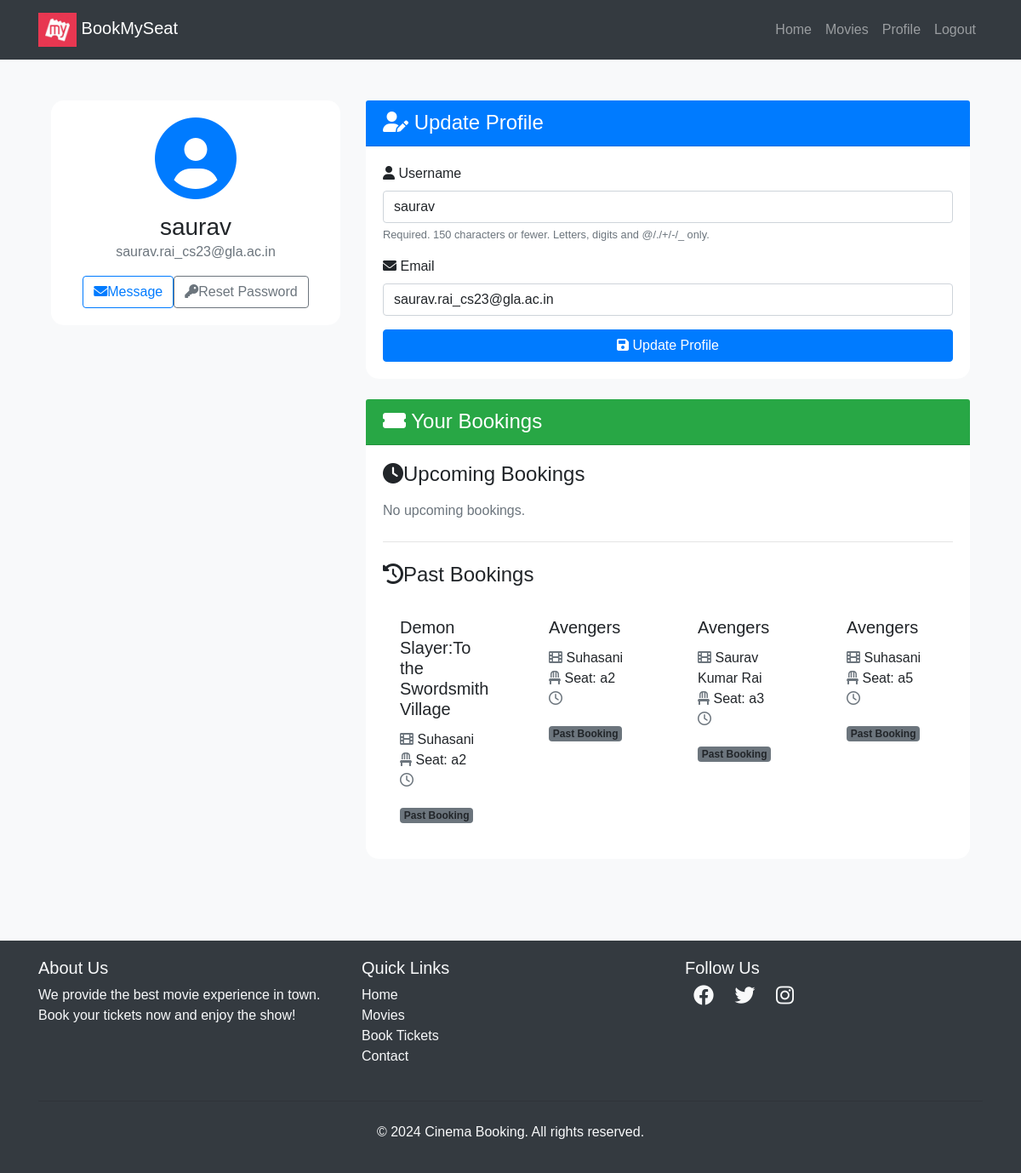
The page /users/profile/ (signed in) on the database its author committed.
### movies/models.py (models this page shows, shortened)
class Booking(models.Model):
    user = models.ForeignKey(User, on_delete=models.CASCADE)
    seat = models.OneToOneField(Seat, on_delete=models.CASCADE)
    movie = models.ForeignKey(Movie, on_delete=models.CASCADE)
    theater = models.ForeignKey(Theater, on_delete=models.CASCADE)
    booked_at = models.DateTimeField(auto_now_add=True)
    price = models.DecimalField(max_digits=6, decimal_places=2, default=0.00)  # ← Add this line

class Movie(models.Model):
    name= models.CharField(max_length=255)
    image= models.ImageField(upload_to="movies/")
    rating = models.DecimalField(max_digits=3,decimal_places=1)
    cast= models.TextField()
    description= models.TextField(blank=True,null=True) # optional

class Theater(models.Model):
    name = models.CharField(max_length=255)
    movie = models.ForeignKey(Movie,on_delete=models.CASCADE,related_name='theaters')
    time= models.DateTimeField()

class Seat(models.Model):
    theater = models.ForeignKey(Theater, on_delete=models.CASCADE, related_name='seats')
    seat_number = models.CharField(max_length=10)
    is_booked = models.BooleanField(default=False)
    price = models.DecimalField(max_digits=6, decimal_places=2, default=0.00)  # ← Add this line

### users/views.py (the view)
# urls.py: path('profile/', profile, name='profile'),
@login_required
def profile(request):
    now = datetime.now()
    all_bookings = Booking.objects.filter(user=request.user).select_related('theater', 'movie', 'seat')
    upcoming_bookings = Booking.objects.filter(user=request.user, theater__time__gte=timezone.now())
    past_bookings = Booking.objects.filter(user=request.user, theater__time__lt=timezone.now())
    if request.method == 'POST':
        u_form = UserUpdateForm(request.POST, instance=request.user)
        if u_form.is_valid():
            u_form.save()
            return redirect('profile')
    else:
        u_form = UserUpdateForm(instance=request.user)
    return render(request, 'users/profile.html', {
        'u_form': u_form,
        'upcoming_bookings': upcoming_bookings,
        'past_bookings': past_bookings
    })

### users/forms.py
class UserUpdateForm(forms.ModelForm):
    email = forms.EmailField()
    class Meta:
        model = User
        fields = ['username', 'email']

### templates/users/profile.html (shortened to what this page needs)
{% extends "users/basic.html" %} {% block content %}
<div class="container py-5">
  <div class="row">
    <div class="col-lg-4 mb-4">
      <div class="card shadow">
        <div class="card-body text-center">
          <div class="mb-3">
            <i class="fas fa-user-circle fa-6x text-primary"></i>
          </div>
          <h3 class="card-title mb-0">{{ user.username }}</h3>
          <p class="text-muted mb-3">{{ user.email }}</p>
          <div class="d-flex justify-content-center">
            <a href="#" class="btn btn-outline-primary me-2"><i class="fas fa-envelope me-2"></i>Message</a>
            <a href="{% url 'password_reset' %}" class="btn btn-outline-secondary"><i class="fas fa-key me-2"></i>Reset Password</a>
          </div>
        </div>
      </div>
    </div>
    <div class="col-lg-8">
      <div class="card shadow mb-4">
        <div class="card-header bg-primary text-white">
          <h4 class="mb-0"><i class="fas fa-user-edit me-2"></i> Update Profile</h4>
        </div>
        <div class="card-body">
          <form method="POST">
            {% for field in u_form %}
              <div class="mb-3">
                <label for="{{ field.id_for_label }}" class="form-label">
                  <i class="fas fa-{% if field.name == 'username' %}user{% elif field.name == 'email' %}envelope{% else %}info-circle{% endif %} me-2"></i>
                  {{ field.label }}
                </label>
                {{ field }}
                {% if field.help_text %}
                  <small class="form-text text-muted">{{ field.help_text }}</small>
                {% endif %}
              </div>
            {% endfor %}
            <button class="btn btn-primary w-100" type="submit"><i class="fas fa-save me-2"></i> Update Profile</button>
          </form>
        </div>
      </div>
      <div class="card shadow">
        <div class="card-header bg-success text-white">
          <h4 class="mb-0"><i class="fas fa-ticket-alt me-2"> </i> Your Bookings</h4>
        </div>
        <div class="card-body">
          <h4 class="mb-3"><i class="fas fa-clock me-2"></i>Upcoming Bookings</h4>
          {% if upcoming_bookings %}
            <div class="row row-cols-1 row-cols-md-2 g-4">
              {% for booking in upcoming_bookings %}
                <div class="col">
                  <div class="card h-100 border-0 shadow-sm position-relative">
                    <div class="card-body">
                      <h5 class="card-title">{{ booking.movie.name }}</h5>
                      <p class="card-text">
                        <i class="fas fa-film me-2 text-muted"></i> {{ booking.theater.name }}<br>
                        <i class="fas fa-chair me-2 text-muted"></i> Seat: {{ booking.seat.seat_number }}<br>
                        <i class="far fa-clock me-2 text-muted"></i> {{ booking.theater.show_time|date:"F d, Y H:i" }}
                      </p>
                      <button
                        class="btn btn-sm btn-danger mt-2 cancel-booking-btn"
                        data-booking-id="{{ booking.id }}">
                        <i class="fas fa-times-circle me-1"></i> Cancel Booking
                      </button>
                    </div>
                  </div>
                </div>
              {% endfor %}
            </div>
          {% else %}
            <p class="text-muted">No upcoming bookings.</p>
          {% endif %}
          <hr class="my-4">
          <h4 class="mb-3"><i class="fas fa-history me-2"></i>Past Bookings</h4>
          {% if past_bookings %}
            <div class="row row-cols-1 row-cols-md-2 g-4">
              {% for booking in past_bookings %}
                <div class="col">
                  <div class="card h-100 border-0 shadow-sm position-relative">
                    <div class="card-body">
                      <h5 class="card-title">{{ booking.movie.name }}</h5>
                      <p class="card-text">
                        <i class="fas fa-film me-2 text-muted"></i> {{ booking.theater.name }}<br>
                        <i class="fas fa-chair me-2 text-muted"></i> Seat: {{ booking.seat.seat_number }}<br>
                        <i class="far fa-clock me-2 text-muted"></i> {{ booking.theater.show_time|date:"F d, Y H:i" }}
                      </p>
                      <span class="badge bg-secondary">Past Booking</span>
                    </div>
                  </div>
                </div>
              {% endfor %}
            </div>
          {% else %}
            <p class="text-muted">No past bookings.</p>
          {% endif %}
        </div>
      </div>
    </div>
  </div>
</div>
<link rel="stylesheet" href="https://cdnjs.cloudflare.com/ajax/libs/font-awesome/6.0.0-beta3/css/all.min.css">
{% endblock %}

### templates/users/basic.html (style rules this page uses)
body { font-family: Arial, sans-serif; }

### templates/users/profile.html (style rules this page uses)
body { background-color: #f8f9fa; }
.card { border-radius: 15px; border: none; transition: transform 0.3s ease-in-out; }
.card-header { border-top-left-radius: 15px; border-top-right-radius: 15px; }
form input, form select, form textarea { display: block; width: 100%; padding: 0.375rem 0.75rem; font-size: 1rem; font-weight: 400; line-height: 1.5; color: #212529; background-color: #fff; background-clip: padding-box; border: 1px solid #ced4da; border-radius: 0.25rem; transition: border-color 0.15s ease-in-out, box-shadow 0.15s ease-in-out; }

### rows shown on the page
Booking: movie.name "Demon Slayer:To the Swordsmith Village", theater.name "Suhasani", seat.seat_number "a2"
Booking: movie.name "Avengers", theater.name "Suhasani", seat.seat_number "a2"
Booking: movie.name "Avengers", theater.name "Saurav Kumar Rai", seat.seat_number "a3"
Booking: movie.name "Avengers", theater.name "Suhasani", seat.seat_number "a5"

### other values the page prints
{{ user.username }} "saurav"
{{ user.email }} "saurav.rai_cs23@gla.ac.in"
{{ field.label }} "Username" "Email"
{{ field.help_text }} "Required. 150 characters or fewer. Letters, digits and @/./+/-/_ only."
